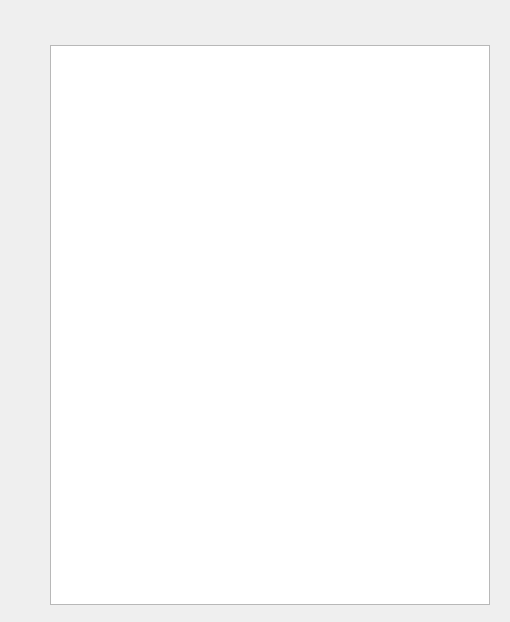
<?xml version="1.0" encoding="UTF-8"?>
<ui version="4.0">
 <class>QSampleOneRackMonitor</class>
 <widget class="QWidget" name="QSampleOneRackMonitor">
  <property name="geometry">
   <rect>
    <x>0</x>
    <y>0</y>
    <width>510</width>
    <height>622</height>
   </rect>
  </property>
  <property name="windowTitle">
   <string>QSampleRackMonitor</string>
  </property>
  <property name="styleSheet">
   <string notr="true"/>
  </property>
  <widget class="QTableView" name="tableRackView">
   <property name="geometry">
    <rect>
     <x>50</x>
     <y>45</y>
     <width>440</width>
     <height>560</height>
    </rect>
   </property>
   <property name="styleSheet">
    <string notr="true"/>
   </property>
   <property name="verticalScrollBarPolicy">
    <enum>Qt::ScrollBarAlwaysOff</enum>
   </property>
   <property name="horizontalScrollBarPolicy">
    <enum>Qt::ScrollBarAlwaysOff</enum>
   </property>
   <property name="showGrid">
    <bool>false</bool>
   </property>
   <attribute name="horizontalHeaderDefaultSectionSize">
    <number>70</number>
   </attribute>
   <attribute name="horizontalHeaderHighlightSections">
    <bool>false</bool>
   </attribute>
   <attribute name="horizontalHeaderStretchLastSection">
    <bool>false</bool>
   </attribute>
   <attribute name="verticalHeaderVisible">
    <bool>false</bool>
   </attribute>
   <attribute name="verticalHeaderDefaultSectionSize">
    <number>56</number>
   </attribute>
   <attribute name="verticalHeaderHighlightSections">
    <bool>false</bool>
   </attribute>
  </widget>
  <widget class="QLabel" name="label">
   <property name="geometry">
    <rect>
     <x>6</x>
     <y>6</y>
     <width>54</width>
     <height>30</height>
    </rect>
   </property>
   <property name="styleSheet">
    <string notr="true">background: transparent;</string>
   </property>
   <property name="text">
    <string/>
   </property>
   <property name="alignment">
    <set>Qt::AlignCenter</set>
   </property>
  </widget>
  <widget class="QLabel" name="bk_tableRackView">
   <property name="geometry">
    <rect>
     <x>0</x>
     <y>0</y>
     <width>510</width>
     <height>622</height>
    </rect>
   </property>
   <property name="text">
    <string/>
   </property>
   <property name="bks" stdset="0">
    <string notr="true">bk_tableRackView_single</string>
   </property>
  </widget>
  <zorder>bk_tableRackView</zorder>
  <zorder>tableRackView</zorder>
  <zorder>label</zorder>
 </widget>
 <layoutdefault spacing="6" margin="11"/>
 <resources/>
 <connections/>
</ui>
